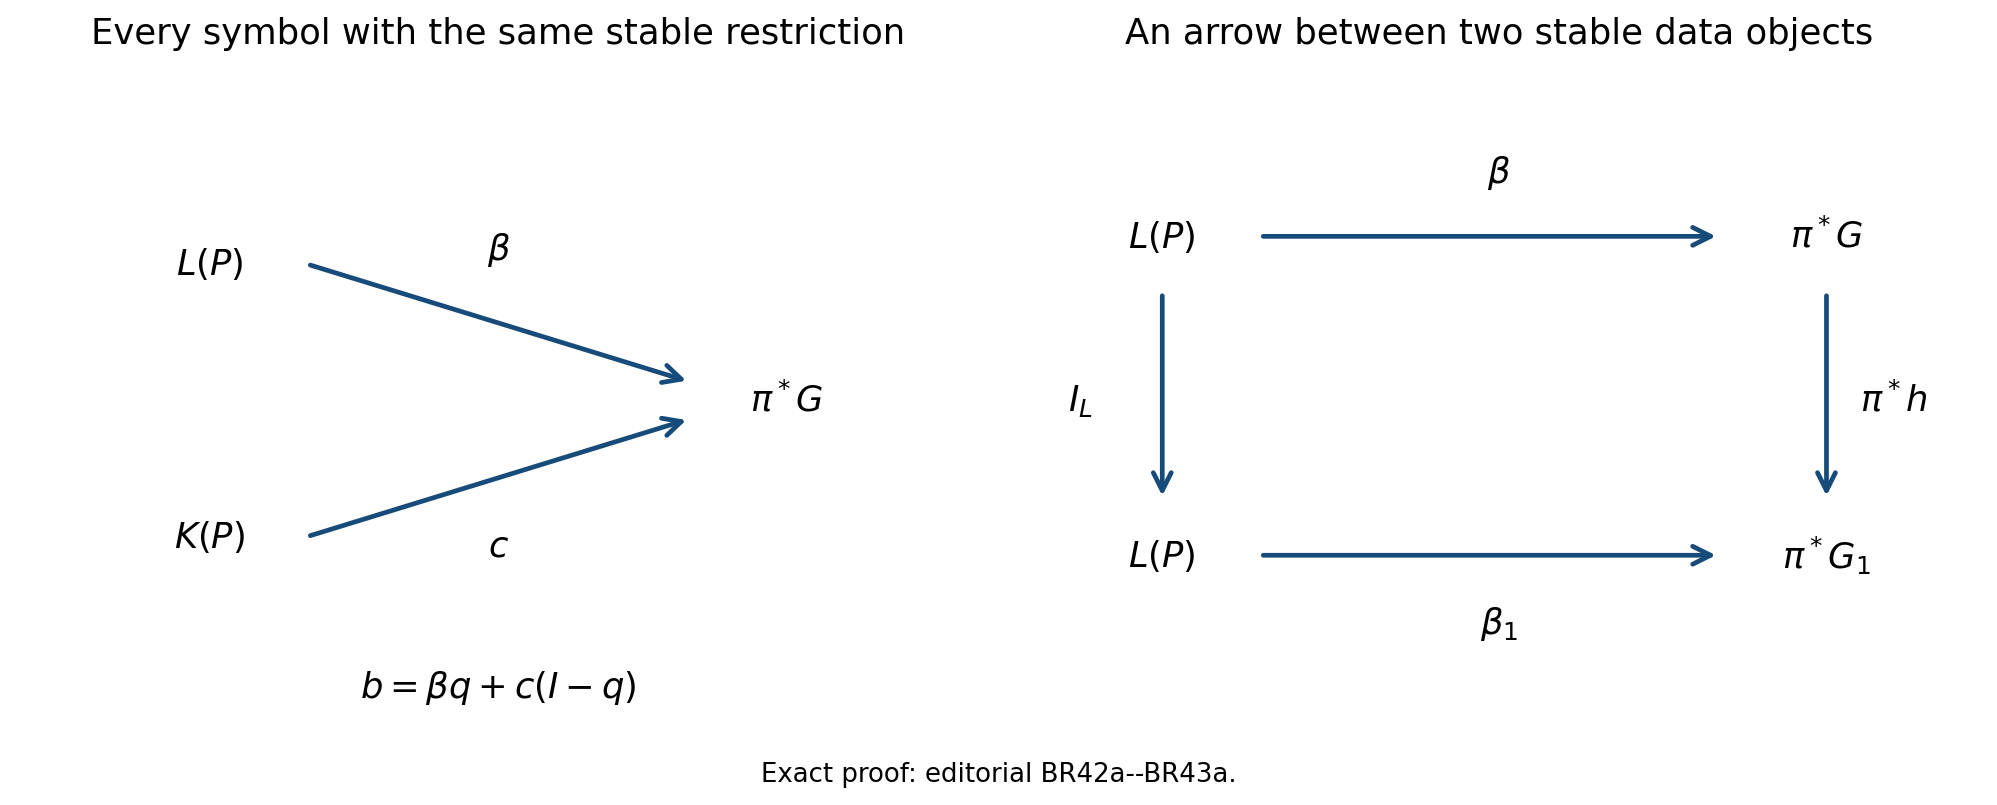

Source code (Python):
"""Exact diagrams for BR42a--BR43a, dedicated to CC0 1.0 by Codex."""
from pathlib import Path
import matplotlib
matplotlib.use("Agg")
import matplotlib.pyplot as plt
from matplotlib.patches import FancyArrowPatch
base=Path(__file__).resolve().parent
plt.rcParams.update({"font.size":15,"svg.fonttype":"none"})
fig,axs=plt.subplots(1,2,figsize=(12,4.8))
for ax in axs:ax.set(xlim=(0,10),ylim=(0,7));ax.axis("off")
def label(ax,x,y,text):ax.text(x,y,text,ha="center",va="center",bbox={"facecolor":"white","edgecolor":"none","pad":5})
def arrow(ax,p,q,text,pos):
 ax.add_patch(FancyArrowPatch(p,q,arrowstyle="->",mutation_scale=19,color="#164b7a",linewidth=2))
 label(ax,*pos,text)
a=axs[0];a.set_title("Every symbol with the same stable restriction",fontsize=15,pad=16)
label(a,2,5,r"$L(P)$");label(a,2,2,r"$K(P)$");label(a,8,3.5,r"$\pi^*G$")
arrow(a,(3,5),(7,3.7),r"$\beta$",(5,5.15));arrow(a,(3,2),(7,3.3),r"$c$",(5,1.9))
label(a,5,.35,r"$b=\beta q+c(I-q)$")
a=axs[1];a.set_title("An arrow between two stable data objects",fontsize=15,pad=16)
label(a,1.5,5.3,r"$L(P)$");label(a,8.4,5.3,r"$\pi^*G$");label(a,1.5,1.8,r"$L(P)$");label(a,8.4,1.8,r"$\pi^*G_1$")
arrow(a,(2.5,5.3),(7.3,5.3),r"$\beta$",(5,6));arrow(a,(2.5,1.8),(7.3,1.8),r"$\beta_1$",(5,1.05))
arrow(a,(1.5,4.7),(1.5,2.4),r"$I_L$",(.65,3.5));arrow(a,(8.4,4.7),(8.4,2.4),r"$\pi^*h$",(9.1,3.5))
fig.text(.5,.015,"Exact proof: editorial BR42a--BR43a.",ha="center",fontsize=11)
fig.tight_layout(rect=(0,.045,1,1))
fig.savefig(base/"boundary-symbol-fiber.svg",bbox_inches="tight")
fig.savefig(base/"boundary-symbol-fiber.png",dpi=170,bbox_inches="tight")
